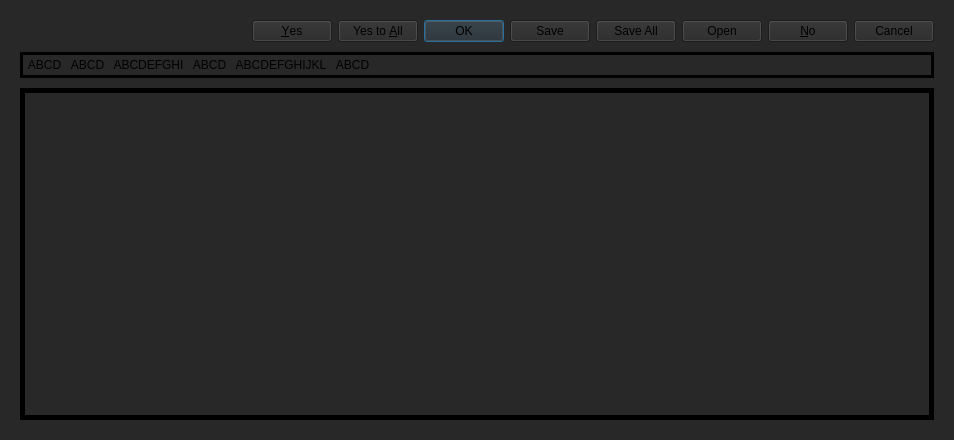
<?xml version="1.0" encoding="UTF-8"?>
<ui version="4.0">
 <class>Dialog2</class>
 <widget class="QDialog" name="Dialog2">
  <property name="geometry">
   <rect>
    <x>0</x>
    <y>0</y>
    <width>954</width>
    <height>440</height>
   </rect>
  </property>
  <property name="windowTitle">
   <string>Dialog</string>
  </property>
  <property name="styleSheet">
   <string notr="true">background:rgb(40,40,40);</string>
  </property>
  <layout class="QGridLayout" name="gridLayout">
   <property name="leftMargin">
    <number>20</number>
   </property>
   <property name="topMargin">
    <number>20</number>
   </property>
   <property name="rightMargin">
    <number>20</number>
   </property>
   <property name="bottomMargin">
    <number>20</number>
   </property>
   <property name="horizontalSpacing">
    <number>0</number>
   </property>
   <property name="verticalSpacing">
    <number>10</number>
   </property>
   <item row="2" column="0">
    <widget class="QFrame" name="frame">
     <property name="styleSheet">
      <string notr="true">border-style:solid;
border-color:black;
border-width:5px;</string>
     </property>
     <property name="frameShape">
      <enum>QFrame::StyledPanel</enum>
     </property>
     <property name="frameShadow">
      <enum>QFrame::Raised</enum>
     </property>
     <layout class="QGridLayout" name="gridLayout_2">
      <property name="leftMargin">
       <number>0</number>
      </property>
      <property name="topMargin">
       <number>0</number>
      </property>
      <property name="rightMargin">
       <number>0</number>
      </property>
      <property name="bottomMargin">
       <number>0</number>
      </property>
      <property name="spacing">
       <number>0</number>
      </property>
      <item row="0" column="0">
       <widget class="QTableWidget" name="m_table">
        <property name="styleSheet">
         <string notr="true">border:none;</string>
        </property>
        <property name="lineWidth">
         <number>10</number>
        </property>
        <property name="selectionMode">
         <enum>QAbstractItemView::ExtendedSelection</enum>
        </property>
        <property name="cornerButtonEnabled">
         <bool>true</bool>
        </property>
        <attribute name="horizontalHeaderHighlightSections">
         <bool>true</bool>
        </attribute>
        <attribute name="horizontalHeaderMinimumSectionSize">
         <number>31</number>
        </attribute>
        <attribute name="horizontalHeaderStretchLastSection">
         <bool>true</bool>
        </attribute>
        <attribute name="verticalHeaderVisible">
         <bool>true</bool>
        </attribute>
        <attribute name="verticalHeaderHighlightSections">
         <bool>true</bool>
        </attribute>
        <attribute name="verticalHeaderMinimumSectionSize">
         <number>22</number>
        </attribute>
        <attribute name="verticalHeaderStretchLastSection">
         <bool>false</bool>
        </attribute>
       </widget>
      </item>
     </layout>
    </widget>
   </item>
   <item row="0" column="0">
    <widget class="QDialogButtonBox" name="buttonBox">
     <property name="standardButtons">
      <set>QDialogButtonBox::Cancel|QDialogButtonBox::No|QDialogButtonBox::Ok|QDialogButtonBox::Open|QDialogButtonBox::Save|QDialogButtonBox::SaveAll|QDialogButtonBox::Yes|QDialogButtonBox::YesToAll</set>
     </property>
    </widget>
   </item>
   <item row="1" column="0">
    <widget class="QFrame" name="frame_2">
     <property name="minimumSize">
      <size>
       <width>0</width>
       <height>100</height>
      </size>
     </property>
     <property name="sizeIncrement">
      <size>
       <width>0</width>
       <height>0</height>
      </size>
     </property>
     <property name="styleSheet">
      <string notr="true">border-color:black;
border-width:3px;
border-style:solid;</string>
     </property>
     <property name="frameShape">
      <enum>QFrame::StyledPanel</enum>
     </property>
     <property name="frameShadow">
      <enum>QFrame::Raised</enum>
     </property>
     <layout class="QHBoxLayout" name="horizontalLayout">
      <property name="spacing">
       <number>0</number>
      </property>
      <property name="sizeConstraint">
       <enum>QLayout::SetMinimumSize</enum>
      </property>
      <property name="leftMargin">
       <number>0</number>
      </property>
      <property name="topMargin">
       <number>0</number>
      </property>
      <property name="rightMargin">
       <number>0</number>
      </property>
      <property name="bottomMargin">
       <number>0</number>
      </property>
      <item>
       <widget class="QToolButton" name="toolButton">
        <property name="maximumSize">
         <size>
          <width>100</width>
          <height>16777215</height>
         </size>
        </property>
        <property name="layoutDirection">
         <enum>Qt::LeftToRight</enum>
        </property>
        <property name="styleSheet">
         <string notr="true">border:none;</string>
        </property>
        <property name="text">
         <string>ABCD</string>
        </property>
        <property name="icon">
         <iconset resource="resources/imageresources.qrc">
          <normaloff>:/images/f52d316e-8fc1-4600-af8f-44af88ba6416.png</normaloff>
          <normalon>:/images/097c5d0f-1ed8-4cdd-bd7b-911829b7d10b.png</normalon>:/images/f52d316e-8fc1-4600-af8f-44af88ba6416.png</iconset>
        </property>
        <property name="iconSize">
         <size>
          <width>48</width>
          <height>48</height>
         </size>
        </property>
        <property name="checkable">
         <bool>true</bool>
        </property>
        <property name="checked">
         <bool>false</bool>
        </property>
        <property name="toolButtonStyle">
         <enum>Qt::ToolButtonTextUnderIcon</enum>
        </property>
       </widget>
      </item>
      <item>
       <widget class="QToolButton" name="toolButton_3">
        <property name="maximumSize">
         <size>
          <width>100</width>
          <height>16777215</height>
         </size>
        </property>
        <property name="styleSheet">
         <string notr="true">border:none;</string>
        </property>
        <property name="text">
         <string>ABCD</string>
        </property>
        <property name="icon">
         <iconset resource="resources/imageresources.qrc">
          <normaloff>:/images/097c5d0f-1ed8-4cdd-bd7b-911829b7d10b.png</normaloff>:/images/097c5d0f-1ed8-4cdd-bd7b-911829b7d10b.png</iconset>
        </property>
        <property name="iconSize">
         <size>
          <width>48</width>
          <height>48</height>
         </size>
        </property>
        <property name="toolButtonStyle">
         <enum>Qt::ToolButtonTextUnderIcon</enum>
        </property>
       </widget>
      </item>
      <item>
       <widget class="QToolButton" name="toolButton_2">
        <property name="styleSheet">
         <string notr="true">border:none;</string>
        </property>
        <property name="text">
         <string>ABCDEFGHI</string>
        </property>
        <property name="icon">
         <iconset resource="resources/imageresources.qrc">
          <normaloff>:/images/242476d6-a274-4f73-9983-2733d47c07a7.png</normaloff>:/images/242476d6-a274-4f73-9983-2733d47c07a7.png</iconset>
        </property>
        <property name="iconSize">
         <size>
          <width>48</width>
          <height>48</height>
         </size>
        </property>
        <property name="toolButtonStyle">
         <enum>Qt::ToolButtonTextUnderIcon</enum>
        </property>
       </widget>
      </item>
      <item>
       <widget class="QToolButton" name="toolButton_4">
        <property name="styleSheet">
         <string notr="true">border:none;</string>
        </property>
        <property name="text">
         <string>ABCD</string>
        </property>
        <property name="icon">
         <iconset resource="resources/imageresources.qrc">
          <normaloff>:/images/097c5d0f-1ed8-4cdd-bd7b-911829b7d10b.png</normaloff>:/images/097c5d0f-1ed8-4cdd-bd7b-911829b7d10b.png</iconset>
        </property>
        <property name="iconSize">
         <size>
          <width>48</width>
          <height>48</height>
         </size>
        </property>
        <property name="toolButtonStyle">
         <enum>Qt::ToolButtonTextUnderIcon</enum>
        </property>
       </widget>
      </item>
      <item>
       <widget class="QToolButton" name="toolButton_5">
        <property name="styleSheet">
         <string notr="true">border:none;</string>
        </property>
        <property name="text">
         <string>ABCDEFGHIJKL</string>
        </property>
        <property name="icon">
         <iconset resource="resources/imageresources.qrc">
          <normaloff>:/images/097c5d0f-1ed8-4cdd-bd7b-911829b7d10b.png</normaloff>:/images/097c5d0f-1ed8-4cdd-bd7b-911829b7d10b.png</iconset>
        </property>
        <property name="iconSize">
         <size>
          <width>48</width>
          <height>48</height>
         </size>
        </property>
        <property name="toolButtonStyle">
         <enum>Qt::ToolButtonTextUnderIcon</enum>
        </property>
       </widget>
      </item>
      <item>
       <widget class="QToolButton" name="toolButton_6">
        <property name="styleSheet">
         <string notr="true">border:none;</string>
        </property>
        <property name="text">
         <string>ABCD</string>
        </property>
        <property name="icon">
         <iconset resource="resources/imageresources.qrc">
          <normaloff>:/images/097c5d0f-1ed8-4cdd-bd7b-911829b7d10b.png</normaloff>:/images/097c5d0f-1ed8-4cdd-bd7b-911829b7d10b.png</iconset>
        </property>
        <property name="iconSize">
         <size>
          <width>48</width>
          <height>48</height>
         </size>
        </property>
        <property name="toolButtonStyle">
         <enum>Qt::ToolButtonTextUnderIcon</enum>
        </property>
       </widget>
      </item>
      <item>
       <spacer name="horizontalSpacer">
        <property name="orientation">
         <enum>Qt::Horizontal</enum>
        </property>
        <property name="sizeHint" stdset="0">
         <size>
          <width>40</width>
          <height>20</height>
         </size>
        </property>
       </spacer>
      </item>
     </layout>
    </widget>
   </item>
  </layout>
 </widget>
 <resources>
  <include location="resources/imageresources.qrc"/>
 </resources>
 <connections/>
</ui>
